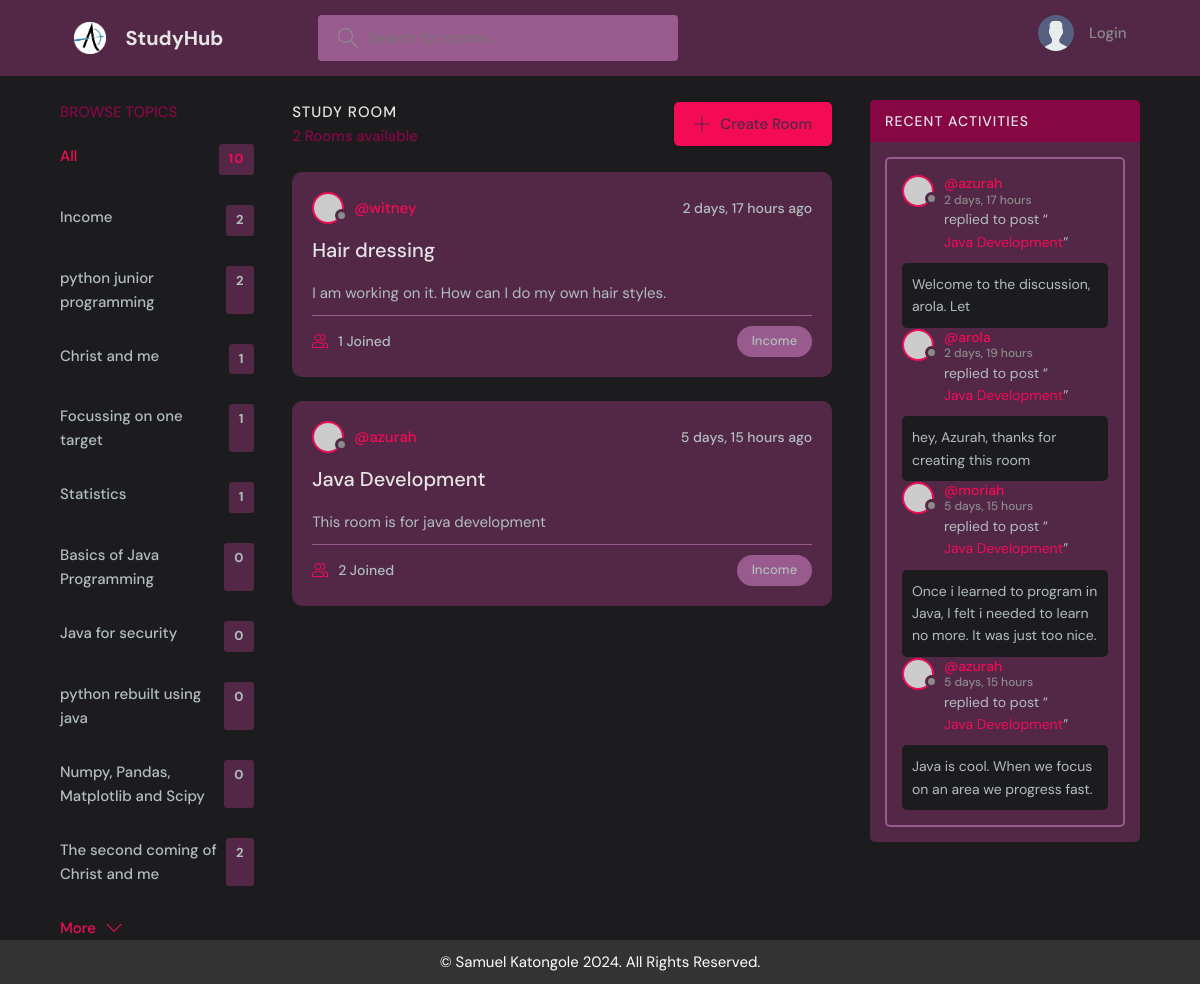
Before: /?q=Income with the older database file.
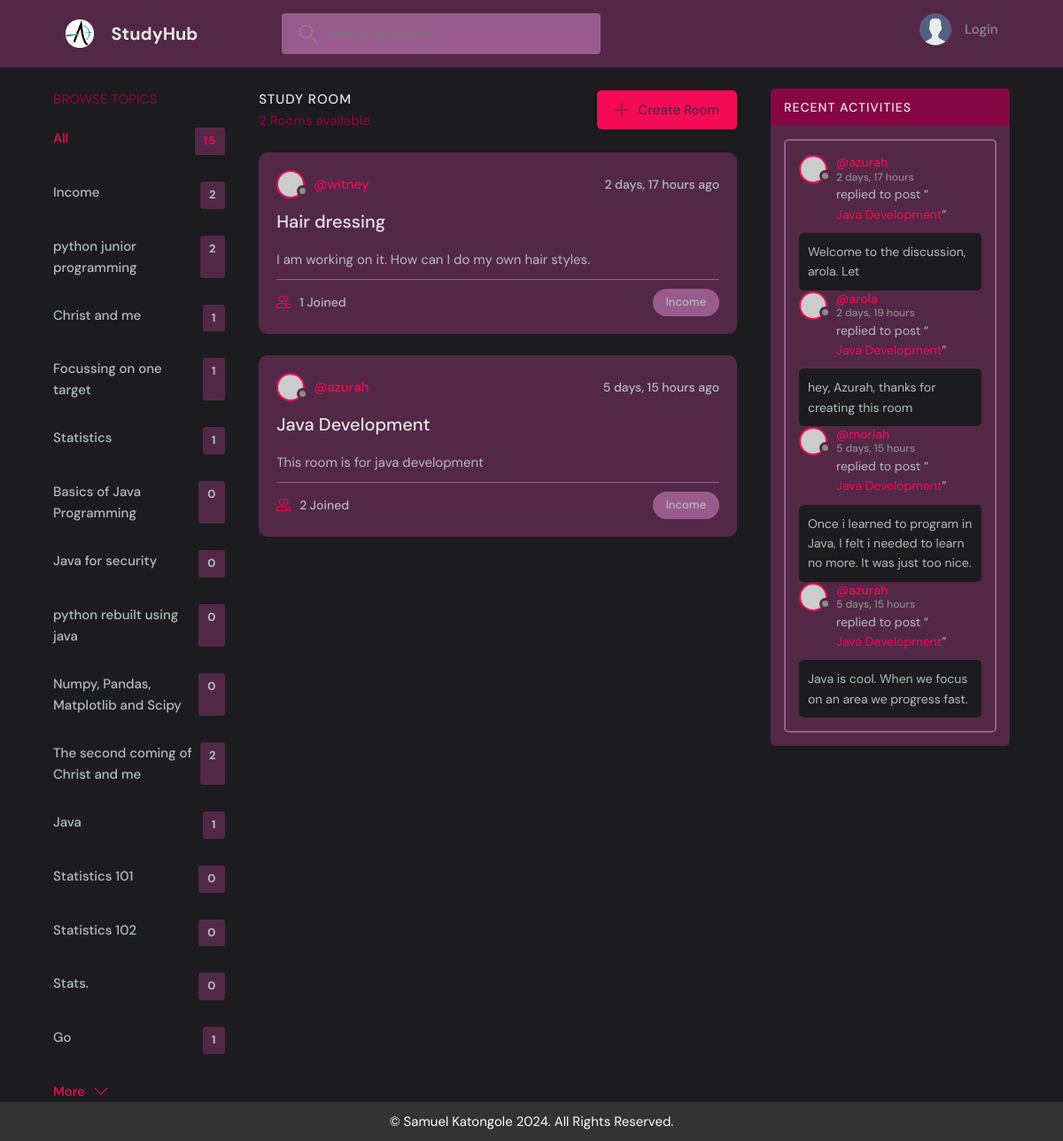
After: the same page with the newer database file.
### Rooms/models.py (models this page shows, shortened)
class Topic(models.Model):
    name=models.CharField(max_length=200)

class Room(models.Model):
    host = models.ForeignKey(User, on_delete= models.SET_NULL, null=True)
    topic = models.ForeignKey(Topic, on_delete= models.SET_NULL, null=True)
    description = models.TextField(null=True, blank=True) # description of the room
    name = models.CharField(max_length=200) # name of the room
    created = models.DateTimeField(auto_now_add=True) # created once
    updated= models.DateTimeField(auto_now=True) # changed
    participants = models.ManyToManyField(User, related_name='participants', blank=True)
    class Meta:
        ordering = ['-updated', '-created'] # ordered based on those fields
    def __str__(self):
        return str(self.name)

class Post(models.Model): # messages model
    author = models.ForeignKey(User, on_delete=models.CASCADE)
    room = models.ForeignKey(Room, on_delete=models.CASCADE)
    body = models.TextField()
    created_on= models.DateTimeField(auto_now_add=True) # date post created
    updated_on= models.DateTimeField(auto_now=True) # date last edited
    class Meta:
        ordering = ['-updated_on', '-created_on'] # ordered based on those fields

### Rooms/views.py (the view)
# urls.py: path('',views.home, name='home'),
def home(request):
    topics = Topic.objects.all() # query all topics from db
    q = request.GET.get('q') if request.GET.get('q')!=None else ''
    rooms = Room.objects.filter(
        Q(topic__name__icontains = q) |
        Q(name__icontains = q) | # room name
        Q(description__icontains = q) # room description
    )
    posts = Post.objects.all().filter(Q(room__topic__name__icontains=q)) # get all posts.. can filter here
    roomcount = rooms.count() # get total rooms
    topiccount = topics.count() # get total topics
    context = {
        'allrooms':rooms,
        'alltopics':topics,
        'roomcount':roomcount,
        'topiccount':topiccount,
        'posts':posts}
    return render(request, 'Rooms/home.html', context)

### Rooms/templates/Rooms/home.html (shortened to what this page needs)
{% extends 'parent_hub/base.html' %}
{% block content %}
<main class="layout layout--3">
    <div class="container">
        <div>
            {% include 'Rooms/topics_feed.html' %}
        </div>
        <div class="topics-view-main">
            <div class="roomList__header">
                <div>
                  <h2>Study Room</h2>
                  <p>{{roomcount}} Rooms available</p>
                </div>
                <a class="btn btn--main" href="{% url 'room-create' %}">
                  <svg version="1.1" xmlns="http://www.w3.org/2000/svg" width="32" height="32" viewBox="0 0 32 32">
                    <title>add</title>
                    <path
                      d="M16.943 0.943h-1.885v14.115h-14.115v1.885h14.115v14.115h1.885v-14.115h14.115v-1.885h-14.115v-14.115z"
                    ></path>
                  </svg>
                  Create Room
                </a>
            </div>
            {% include 'Rooms/rooms_feed.html' %}
        </div>
        <div class="activity-feed-sidebar">
          {% include 'Rooms/activity_feed.html' %}
        </div>
    </div>
</main>
{% endblock %}

### Rooms/templates/Rooms/topics_feed.html
<div class="topics">
    <div class="topics__header">
      <h2>Browse Topics</h2>
    </div>
    <ul class="topics__list">
      <li>
        <a href="{% url 'home' %}" class="active">All <span>{{topiccount}}</span></a>
      </li>
      {% for topic in alltopics %}
      <li>
        <a href="{% url 'home' %}?q={{topic.name}}">{{topic.name}} <span>
            {{topic.room_set.all.count}}</span></a>
      </li>
      {% endfor %}
    </ul>
    <a class="btn btn--link" href="topics.html">
      More
      <svg version="1.1" xmlns="http://www.w3.org/2000/svg" width="32" height="32" viewBox="0 0 32 32">
        <title>chevron-down</title>
        <path d="M16 21l-13-13h-3l16 16 16-16h-3l-13 13z"></path>
      </svg>
    </a>
</div>

### Rooms/templates/Rooms/rooms_feed.html (shortened to what this page needs)
  {% load static %}
  <div class="roomList">
    {% for room in allrooms %}
    <div class="roomListRoom">
      <div class="roomListRoom__header">
        <a href="{% url 'user-profile' room.host.id %}" class="roomListRoom__author">
          <div class="avatar avatar--small">
            <img src="https://randomuser.me/api/portraits/women/11.jpg" />
          </div>
          <span>@{{room.host.username}}</span>
        </a>
        <div class="roomListRoom__actions">
          <span>{{room.created|timesince}} ago</span>
        </div>
      </div>
      <div class="roomListRoom__content">
        <a href="{% url 'room' room.id %}">{{room.name}}</a>
        <p>
          {{room.description}}
        </p>
      </div>
      <div class="roomListRoom__meta">
        <a href="{% url 'room' room.id %}" class="roomListRoom__joined">
          {{room.participants.all.count}} Joined
        </a>
        <p class="roomListRoom__topic">{{room.topic.name}}</p>
      </div>
    </div>
    {% endfor %}
  </div>

### Rooms/templates/Rooms/activity_feed.html (shortened to what this page needs)
<div class="activities">
  <div class="activities__header">
    <h2>Recent Activities</h2>
  </div>
  <div class="activities__box">
    {% for post in posts %}
    <div class="activities__boxHeader roomListRoom__header">
      <a href="{% url 'user-profile' post.author.id %}" class="roomListRoom__author">
        <div class="avatar avatar--small">
          <img src="https://randomuser.me/api/portraits/women/11.jpg" />
        </div>
        <p>@{{post.author}}<span>{{post.created_on|timesince}}</span></p>
      </a>
    </div>
    <div class="activities__boxContent">
      <p>replied to post “<a href="{% url 'room' post.room.id %}">{{post.room}}</a>”</p>
      <div class="activities__boxRoomContent">
        {{post.body}}
    </div>
  </div>
  {% endfor %}
</div>

Changed rows visible on the page:
added Topic: name "Java", room_set.all.count "1"
added Topic: name "Statistics 101", room_set.all.count "0"
added Topic: name "Statistics 102", room_set.all.count "0"
added Topic: name "Stats.", room_set.all.count "0"
added Topic: name "Go", room_set.all.count "1"
Other visible differences:
{{ topiccount }}: "10" → "15"
